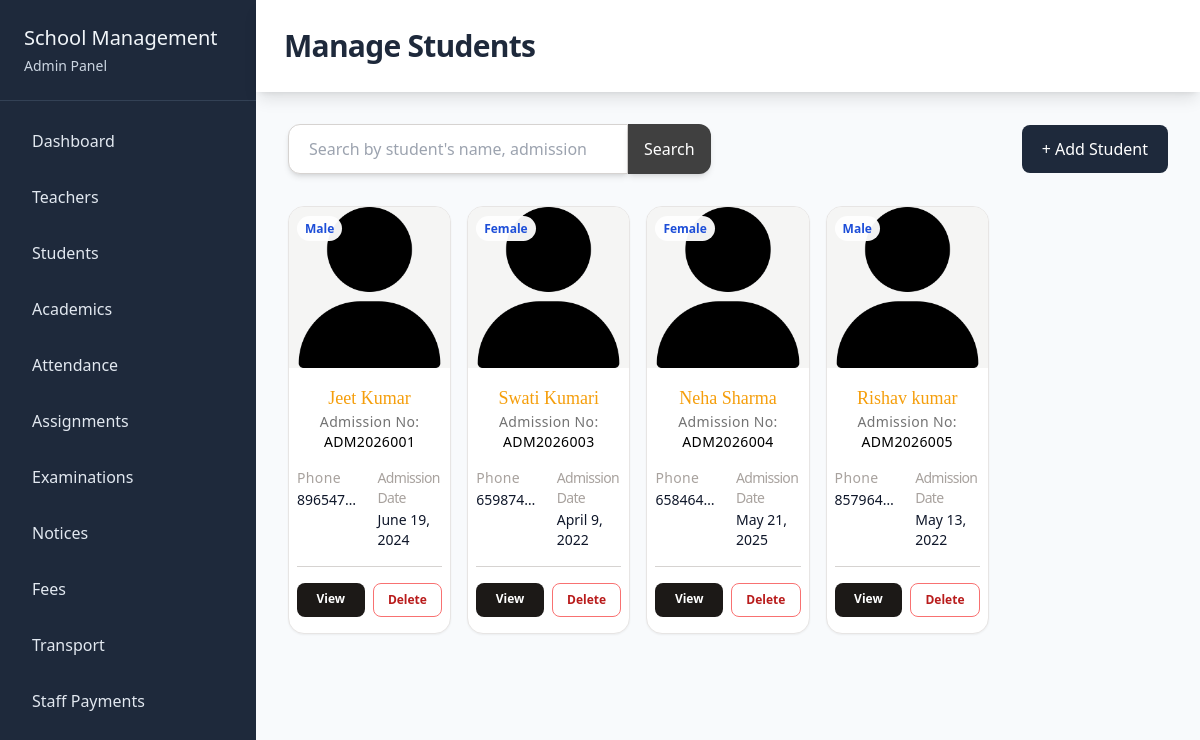
The app's page /students/manage/ with its own data.
### students/models.py (models this page shows, shortened)
class Student(models.Model):
    GENDER_CHOICES = (
        ('Male', "Male"),
        ('Female', "Female"),
        ('other', "other")
    )
    user = models.OneToOneField(User, on_delete=models.CASCADE)
    cover_image = models.ImageField(upload_to='student_covers/', null=True, blank=True)
    admission_number = models.CharField(max_length=30)
    phone = models.CharField(max_length=15, null=True, blank=True)
    address = models.TextField()
    date_of_birth = models.DateField()
    gender = models.CharField(max_length=10, choices=GENDER_CHOICES)
    admission_date = models.DateField()
    parent_name = models.CharField(max_length=100)
    parent_phone = models.CharField(max_length=15)
    schoolclass = models.ForeignKey(SchoolClass, on_delete=models.CASCADE, null=True,blank=True)
    section = models.ForeignKey(Section, on_delete=models.CASCADE, null=True,blank=True)

### students/views.py (the view)
# urls.py: path('manage/', views.manage_students, name="manage_students"),
def manage_students(req):
    data = {
        "students" : Student.objects.all()
    }
    return render(req, "students/manage.html", data)

### students/templates/students/manage.html (shortened to what this page needs)
{% extends 'school_admin/base.html' %}
{% load static %}
{% block content %}
<div class="">
    <div>
        <div class="w-full p-7 items-center justify-between mb-8 bg-white shadow-lg">
            <h1 class="text-3xl font-bold text-slate-800 font-sans tracking-tight">Manage Students</h1>
        </div>
        <div class="px-8">
            <div class="flex items-center justify-between mb-8 ">
                <form method="GET">
                    <div class="flex">
                        <input type="search" name="search" value="{{ request.GET.search }}" placeholder="Search by student's name, admission no, phone..." class="w-[340px] border border-stone-300 rounded-l-xl px-5 py-3 shadow-md">
                        <button type="submit" class="bg-neutral-700 text-white px-4 rounded-r-xl hover:bg-neutral-900 shadow-md transition">Search</button>
                    </div>
                </form>
                <a href="{% url 'insert_student' %}" class="px-5 py-3 bg-slate-800 text-white rounded-lg font-medium hover:bg-slate-700 transition">+ Add Student</a>
            </div>
            <div class="grid grid-cols-5 gap-4">
                {% for student in students %}
                <div class="group bg-white rounded-2xl border border-stone-200 overflow-hidden shadow-sm hover:shadow-lg transition">
                    <div class="relative aspect-square overflow-hidden bg-stone-100">
                        {% if student.cover_image %}
                            <img src="{{ student.cover_image.url }}" alt="{{ student.user.get_full_name }}" class="w-full h-full object-cover group-hover:scale-105 transition-transform duration-500">
                        {% else %}
                            <img src="{% static 'user.png' %}" alt="Student Image" class="w-full h-full object-cover group-hover:scale-105 transition-transform duration-500">
                        {% endif %}
                        <div class="absolute top-2 left-2">
                            <span class="text-xs font-semibold text-blue-700 bg-white/95 rounded-full px-2 py-1">{{ student.gender }}</span>
                        </div>
                    </div>
                    <div class="px-2 py-4">
                        <div class="flex flex-col mb-4">
                            <h1 class="text-lg text-center font-medium font-serif text-amber-500">{{ student.user.get_full_name }}</h1>
                            <p class="text-sm text-center font-medium text-neutral-500 tracking-wide">Admission No: <span class="text-black">{{ student.admission_number }}</span></p>
                        </div>
                        <div class="grid grid-cols-2 gap-4">
                            <div>
                                <p class="text-sm font-medium text-stone-400 tracking-wide">Phone</p>
                                <p class="text-sm font-medium mt-0.5 truncate">{{ student.phone }}</p>
                            </div>
                            <div>
                                <p class="text-sm font-medium text-stone-400 tracking-tighter">Admission Date</p>
                                <p class="text-sm font-medium mt-0.5">{{ student.admission_date }}</p>
                            </div>
                        </div>
                        <div class="flex gap-2 mt-4 pt-4 border-t border-stone-300">
                            <a href="{% url "student_details" student.id %}" class="flex-1 text-center py-2 rounded-lg bg-stone-900 text-white text-xs font-semibold hover:bg-stone-700 transition">View</a>
                            <a href="{% url "delete_student" student.id %}" class="flex-1 text-center py-2 border border-red-400 rounded-lg text-red-700 text-xs font-semibold hover:bg-red-200 transition">Delete</a>
                        </div>
                    </div>
                </div>
                {% endfor %}
            </div>
        </div>
    </div>
</div>
{% endblock content %}

### records on screen
Student: gender "Male", user.get_full_name "Jeet Kumar", admission_number "ADM2026001", phone "896547…", admission_date "June 19, 2024"
Student: gender "Female", user.get_full_name "Swati Kumari", admission_number "ADM2026003", phone "659874…", admission_date "April 9, 2022"
Student: gender "Female", user.get_full_name "Neha Sharma", admission_number "ADM2026004", phone "658464…", admission_date "May 21, 2025"
Student: gender "Male", user.get_full_name "Rishav kumar", admission_number "ADM2026005", phone "857964…", admission_date "May 13, 2022"
